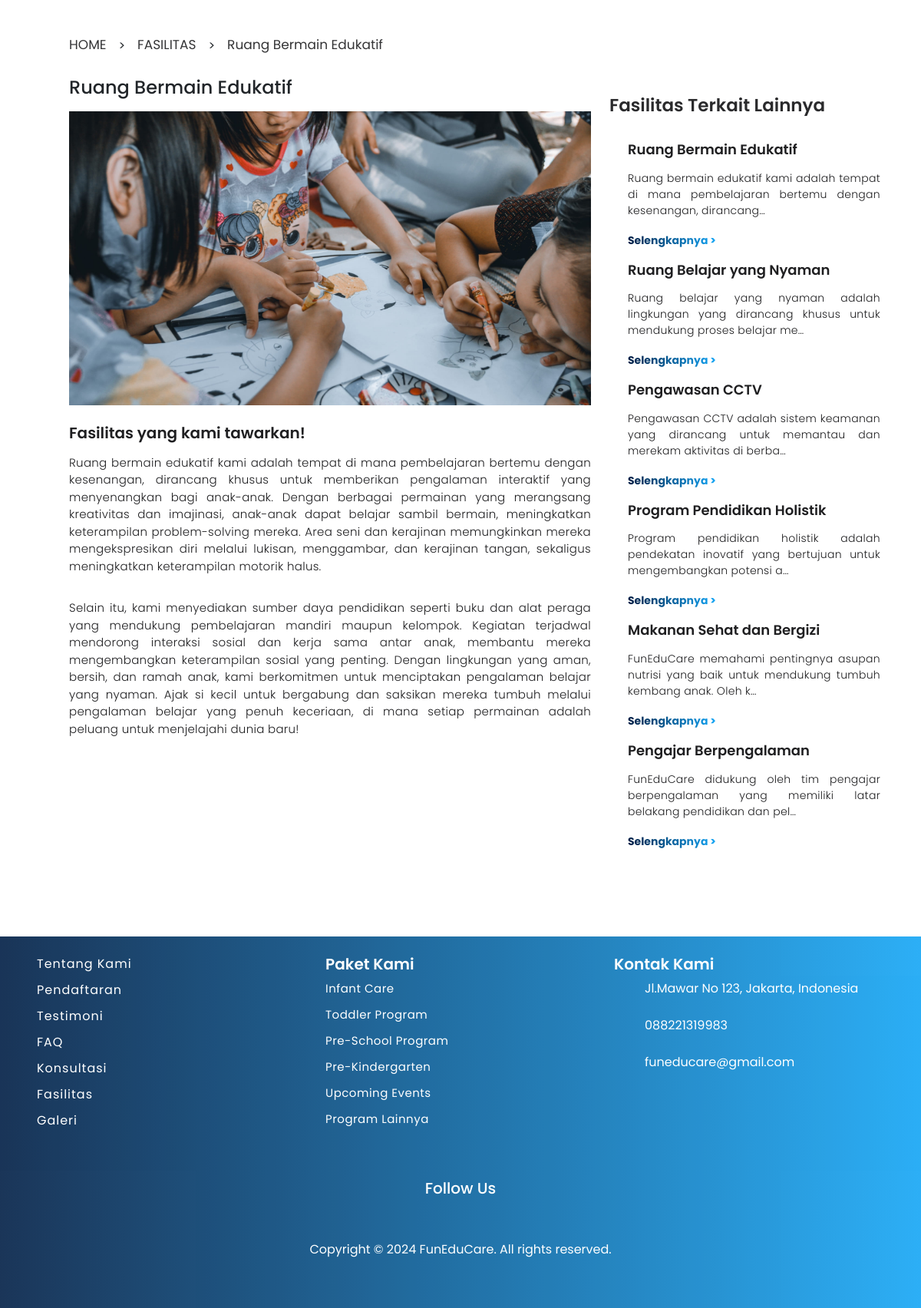
The page /fasilitas/1 on the database its author committed.
### home/models.py (models this page shows, shortened)
class Fasilitas(models.Model):
    judul = models.CharField(max_length=100)
    deskripsi = models.TextField()
    foto = models.FileField()

### home/views.py (the view)
# urls.py: path('fasilitas/<int:fasilitas_id>', views.detail_fasilitas, name='detail'),
def detail_fasilitas(request, fasilitas_id):
    dt = Fasilitas.objects.get(pk=fasilitas_id)
    all_fasilitas = Fasilitas.objects.all()
    return render(request, 'home/detail_fasilitas.html', {'detail': dt, 'all':all_fasilitas})

### home/templatetags/custom_filters.py (called while the page is built)
@register.filter
def split_paragraphs(value):
    if value:  # Pastikan value tidak None
        return value.split("\n")  # Pisahkan berdasarkan baris baru
    return []

### home/templates/home/detail_fasilitas.html (shortened to what this page needs)
<!DOCTYPE html>
{% load static %}
{% load custom_filters %}
<html lang="en">
<head>
   <link rel="stylesheet" href="{% static 'css/home-style.css' %}" />
  <link href="https://cdn.jsdelivr.net/npm/bootstrap@5.3.3/dist/css/bootstrap.min.css" rel="stylesheet"
 />
    <link rel="stylesheet" href="./assets/css/fasilitas-style.css">
</head>
<body>
   <main>
    <section class="container ">
      <div class="p-5">
      <div class="row ">
        <div class="head-content d-flex flex-row col-8">
          <a href="{% url 'home:home' %}"><h5>HOME</h5></a>
          <span class="me-3 ms-3"> > </span>
          <a href="{% url 'home:fasilitas' %}"><h5>FASILITAS</h5></a>
          <span class="me-3 ms-3"> > </span>
          <h5>{{ detail.judul }}</h5>
        </div>
      </div><br>
        <div class="col-12 d-flex flex-column flex-lg-row ">
          <div class="title-content d-flex flex-column col-12 col-lg-8">
            <h4 class="mb-3">{{ detail.judul }}</h4>
            <img src="{{ detail.foto.url }}" alt="{{ detail.judul }}">
            <h5 class="mt-4 mb-3 ml-2">Fasilitas yang kami tawarkan!</h5>
            {% for paragraf in detail.deskripsi|split_paragraphs %}
              <p>{{ paragraf }}</p>
            {% endfor %}
          </div>
          <div class="list-content d-flex flex-column col-12 col-lg-5">
            <h3 class="p-4">Fasilitas Terkait Lainnya</h3>
            <div class="pt-0 p-5">
              {% for item in all %}
              <div class="col-12 pb-3">
                <h5 class="mb-3">{{ item.judul }}</h5>
                <p>{{ item.deskripsi|truncatechars:100 }}</p>
                <a href="{% url 'home:detail' item.id %}">Selengkapnya ></a>
              </div>
              {% endfor %}
            </div>
          </div>
        </div>
      </div>
    </section>
  </main>
  <footer class="container-footer footer">
    <div class="pt-4 p-5">
      <div class="row">
        <div class="col-md-4">
          <ul class="list1">
            <li>
              <a href="{% url 'aboutus:aboutus' %}#siapakami">Tentang Kami</a>
            </li>
            <li><a href="{% url 'programs:programs' %}">Pendaftaran</a></li>
            <li>
              <a href="{% url 'home:home' %}#testimonialCarousel"
                >Testimoni</a
              >
            </li>
            <li>
              <a href="{% url 'contactus:contactus' %}#faq-list">FAQ</a>
            </li>
            <li>
              <a href="{% url 'contactus:contactus' %}#konsultasi"
                >Konsultasi</a
              >
            </li>
            <li><a href="{% url 'home:home' %}#fasilitas">Fasilitas</a></li>
            <li><a href="{% url 'aboutus:aboutus' %}#galeri">Galeri</a></li>
          </ul>
        </div>
        <div class="col-md-4">
          <h4>Paket Kami</h4>
          <ul class="list2">
            <li>
              <a href="{% url 'programs:programs' %}#service">Infant Care</a>
            </li>
            <li>
              <a href="{% url 'programs:programs' %}#service"
                >Toddler Program</a
              >
            </li>
            <li>
              <a href="{% url 'programs:programs' %}#service"
                >Pre-School Program</a
              >
            </li>
            <li>
              <a href="{% url 'programs:programs' %}#service"
                >Pre-Kindergarten</a
              >
            </li>
            <li>
              <a href="{% url 'programs:programs' %}#service"
                >Upcoming Events</a
              >
            </li>
            <li>
              <a href="{% url 'programs:programs' %}#service"
                >Program Lainnya</a
              >
            </li>
          </ul>
        </div>
        <div class="col-md-4">
          <h4>Kontak Kami</h4>
          <ul class="list4">
            <li>
              Jl.Mawar No 123, Jakarta, Indonesia
            </li>
            <br />
            <li>
              088221319983
            </li>
            <br />
            <li>
              funeducare@gmail.com
            </li>
          </ul>
        </div>
        <div class="d-flex justify-content-center mt-5">
          <div class="col-md-4 text-center">
            <h5 class="follow">Follow Us</h5>
          </div>
        </div>
      </div>
      <div class="copyright text-center mt-4">
        <p>Copyright &copy; 2024 FunEduCare. All rights reserved.</p>
      </div>
    </div>
  </footer>
</body>
</html>

### static/css/home-style.css (style rules this page uses)
* { padding: 0; margin: 0; box-sizing: border-box; font-family: "Poppins", sans-serif; scroll-behavior: smooth; text-decoration: none; list-style: none; }
:root { --bg-color: #fff; --text-color1: #1f1f21; --text-color2: #fff; --main-color: #15a6f5; --bg-opacity: #fffefa; --big-font: 3rem; --title-font: 40px; --p-font: 1rem; }
body { background: var(--bg-color); }
.list1, .footer-links, .list2 { list-style-type: none; padding-left: 0; }
.list1 li, .footer-links li, .list2 li { margin-bottom: 10px; }
.list1 a { color: var(--text-color2); text-decoration: none; letter-spacing: 1px; font-size: 16px; }
.list2 a { color: var(--text-color2); text-decoration: none; letter-spacing: 0.5px; font-size: 15px; }
.footer h4 { color: var(--text-color2); font-weight: 600; font-size: 20px; }
.footer { background: linear-gradient(to right, #011f46, var(--main-color)); opacity: 0.9; }
.list4, .follow, .copyright { color: var(--text-color2); }

### static/css/fasilitas-style.css (style rules this page uses)
* { padding: 0; margin: 0; box-sizing: border-box; font-family: "Poppins", sans-serif; scroll-behavior: smooth; text-decoration: none; list-style: none; }
:root { --bg-color: #fff; --text-color1: #1f1f21; --text-color2: #fff; --main-color: #15a6f5; --bg-opacity: #fffefa; --big-font: 3rem; --title-font: 40px; --p-font: 1rem; }
body { background: var(--bg-color); }
.head-content a { text-decoration: none; }
.head-content h5 { font-size: 17px; font-weight: 400; color: var(--text-color1); opacity: 90%; }
.title-content h5 { color: var(--text-color1); font-weight: 600; }
.title-content p { font-size: 15px; font-weight: 300; color: var(--text-color1); text-align: justify; letter-spacing: 0.3px; }
.list-content h3 { color: var(--text-color1); font-size: 23px; font-weight: 600; opacity: 95%; }
.list-content h5 { color: var(--text-color1); font-size: 18px; font-weight: 600; }
.list-content p { font-size: 14px; text-align: justify; color: var(--text-color1); font-weight: 300; letter-spacing: 0.3px; }
.list-content a { text-decoration: none; font-size: 14px; background: linear-gradient(to right, #011f46, var(--main-color)); background-clip: text; -webkit-text-fill-color: transparent; font-weight: 700; }
.list1, .footer-links, .list2 { list-style-type: none; padding-left: 0; }
.list1 li, .footer-links li, .list2 li { margin-bottom: 10px; }
.list1 a { color: var(--text-color2); text-decoration: none; letter-spacing: 1px; font-size: 16px; }
.list2 a { color: var(--text-color2); text-decoration: none; letter-spacing: 0.5px; font-size: 15px; }
.footer h4 { color: var(--text-color2); font-weight: 600; font-size: 20px; }
.footer { background: linear-gradient(to right, #011f46, var(--main-color)); opacity: 0.9; }
.list4, .follow, .copyright { color: var(--text-color2); }

### rows shown on the page
Fasilitas: judul "Ruang Bermain Edukatif", foto (picture), deskripsi "Ruang bermain edukatif kami adalah tempat di mana pembelajaran bertemu dengan kesenangan, dirancang…"
Fasilitas: judul "Ruang Belajar yang Nyaman", deskripsi "Ruang belajar yang nyaman adalah lingkungan yang dirancang khusus untuk mendukung proses belajar me…"
Fasilitas: judul "Pengawasan CCTV", deskripsi "Pengawasan CCTV adalah sistem keamanan yang dirancang untuk memantau dan merekam aktivitas di berba…"
Fasilitas: judul "Program Pendidikan Holistik", deskripsi "Program pendidikan holistik adalah pendekatan inovatif yang bertujuan untuk mengembangkan potensi a…"
Fasilitas: judul "Makanan Sehat dan Bergizi", deskripsi "FunEduCare memahami pentingnya asupan nutrisi yang baik untuk mendukung tumbuh kembang anak. Oleh k…"
Fasilitas: judul "Pengajar Berpengalaman", deskripsi "FunEduCare didukung oleh tim pengajar berpengalaman yang memiliki latar belakang pendidikan dan pel…"
